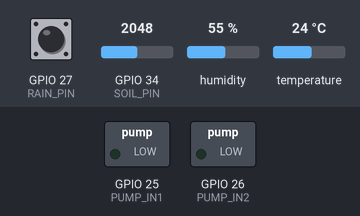
Simulated run of this sketch. Board: ESP32. Parts: switched loads named in the sketch (green lamp = pin HIGH). Inputs (shaded band) come from the test bench; at power-on: GPIO 34 (SOIL_PIN) = 2048, GPIO 27 (RAIN_PIN) HIGH, humidity 55 %, temperature 24 °C. WiFi joins after 1.5 s; servers stay silent unless stated.

Above: at 3.0 s.
3.1 s: GPIO 34 (SOIL_PIN) set to 2530
5.0 s: GPIO 34 (SOIL_PIN) set to 2651
At 7.0 s:
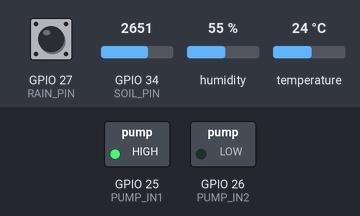
7.3 s: GPIO 34 (SOIL_PIN) set to 2560
At 8.3 s:
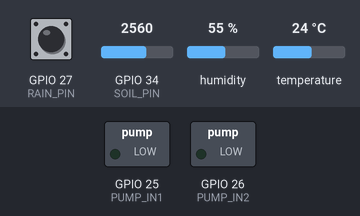
9.3 s: GPIO 34 (SOIL_PIN) set to 2640
At 10.2 s:
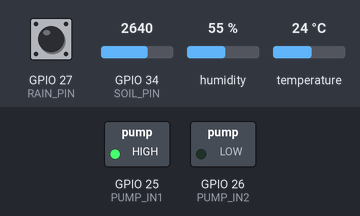
Timing chart, 0 to 12.3 s (numbered marks = the images above; inputs shaded):
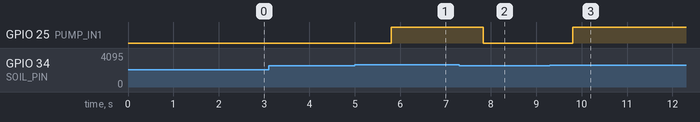

Measured:
- the behaviour switches between 2599 and 2600 on GPIO 34 (SOIL_PIN) (found by bisection; images 0 and 1)
- after the input at 3.1 s, every drawn part: stays the same
- after the input at 5.0 s, GPIO 25 (PUMP_IN1): LOW → HIGH after 0.81 s
- after the input at 7.3 s, GPIO 25 (PUMP_IN1): HIGH → LOW after 0.53 s
- after the input at 9.3 s, GPIO 25 (PUMP_IN1): LOW → HIGH after 0.51 s

The sketch:

blynk_smart_agriculture_system.ino
```cpp
#define BLYNK_TEMPLATE_ID "YOUR_TEMPLATE_ID"
#define BLYNK_TEMPLATE_NAME "Smart Agriculture"
#define BLYNK_AUTH_TOKEN "YOUR_AUTH_TOKEN"

#include <WiFi.h>
#include <BlynkSimpleEsp32.h>
#include <DHT.h>

char ssid[] = "YOUR_WIFI_NAME";
char pass[] = "YOUR_WIFI_PASSWORD";

#define DHT_TYPE DHT11

const int DHT_PIN = 4;
const int SOIL_PIN = 34;
const int RAIN_PIN = 27;

const int PUMP_IN1 = 25;
const int PUMP_IN2 = 26;

const int DRY_THRESHOLD = 2600;
const int RAIN_DETECTED_STATE = LOW;

DHT dht(DHT_PIN, DHT_TYPE);
BlynkTimer timer;

bool autoMode = true;
bool manualPump = false;

void setPump(bool on) {
  digitalWrite(PUMP_IN1, on ? HIGH : LOW);
  digitalWrite(PUMP_IN2, LOW);
}

BLYNK_WRITE(V4) {
  autoMode = param.asInt();
}

BLYNK_WRITE(V5) {
  manualPump = param.asInt();

  if (!autoMode) {
    setPump(manualPump);
  }
}

void updateAgriculture() {
  float temperature = dht.readTemperature();
  float humidity = dht.readHumidity();

  int soilValue = analogRead(SOIL_PIN);
  bool raining = digitalRead(RAIN_PIN) == RAIN_DETECTED_STATE;

  if (!isnan(temperature)) {
    Blynk.virtualWrite(V0, temperature);
  }

  if (!isnan(humidity)) {
    Blynk.virtualWrite(V1, humidity);
  }

  Blynk.virtualWrite(V2, soilValue);
  Blynk.virtualWrite(V3, raining);

  if (autoMode) {
    bool drySoil = soilValue >= DRY_THRESHOLD;
    setPump(drySoil && !raining);
  } else {
    setPump(manualPump);
  }
}

void setup() {
  pinMode(RAIN_PIN, INPUT);
  pinMode(PUMP_IN1, OUTPUT);
  pinMode(PUMP_IN2, OUTPUT);

  dht.begin();
  setPump(false);

  Blynk.begin(BLYNK_AUTH_TOKEN, ssid, pass);
  timer.setInterval(2000L, updateAgriculture);
}

void loop() {
  Blynk.run();
  timer.run();
}
```
